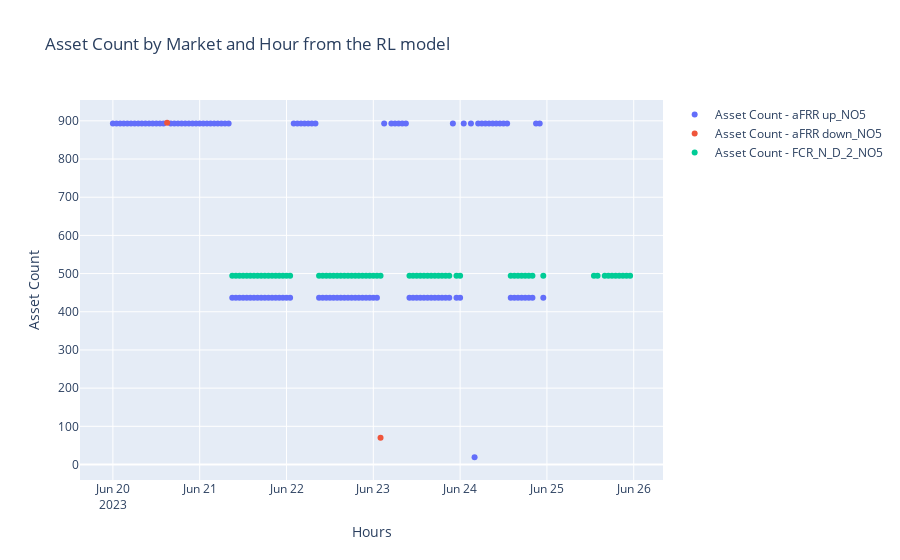

Source (notebook cell):
### Code cell
make_plots_for_sol(sol_name= "RL", sol_df= bids[199])
